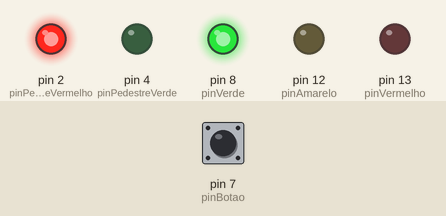
Simulated run of this sketch. Board: Arduino Uno, built with avr-gcc and run on an emulated ATmega328P. Parts: output pins drawn as LEDs (lit = HIGH). Dashed ring = blinking. The test bench sets the inputs (shaded band); at power-on: pin 7 (pinBotao) HIGH.

Above: at 1.2 s.
1.3 s: pin 7 (pinBotao) pulled LOW for 0.15 s
At 2.5 s:
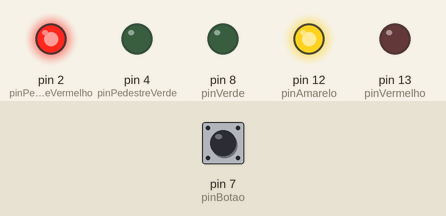
2.9 s: pin 7 (pinBotao) pulled LOW for 1 s
At 3.9 s:
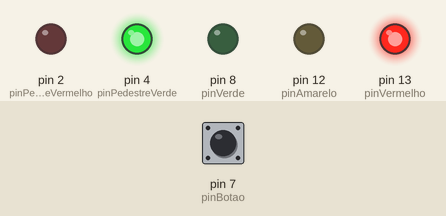
5.4 s: pin 7 (pinBotao) pulled LOW for 0.15 s
At 5.6 s:
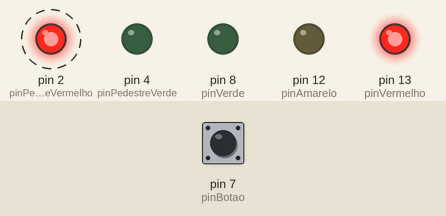
8.4 s: pin 7 (pinBotao) pulled LOW for 3.2 s
At 9.3 s:
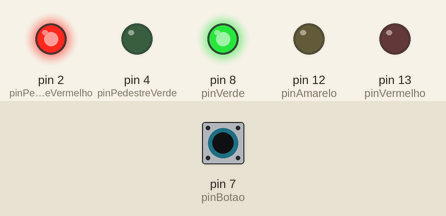
Timing chart, 0 to 11.4 s (numbered marks = the images above; inputs shaded):
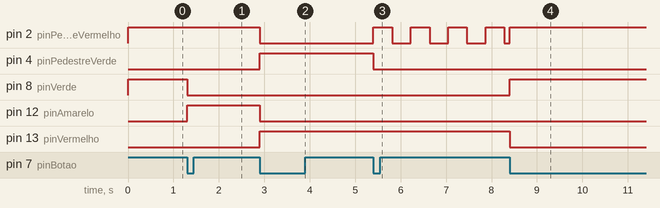

Measured:
- after the input at 1.3 s, pin 8 (pinVerde): HIGH → LOW at once; pin 12 (pinAmarelo): LOW → HIGH at once
- after the input at 2.9 s, pin 2 (pinPedestreVermelho), pin 12 (pinAmarelo): HIGH → LOW at once; pin 4 (pinPedestreVerde), pin 13 (pinVermelho): LOW → HIGH at once
- after the input at 5.4 s, pin 2 (pinPedestreVermelho): alternates HIGH for 0.41 s and LOW for 0.41 s, starting at once; pin 4 (pinPedestreVerde): HIGH → LOW at once
- after the input at 8.4 s, pin 8 (pinVerde): LOW → HIGH at once; pin 13 (pinVermelho): HIGH → LOW at once

The sketch:

N_014.ino
```cpp
  /* Projeto Nº 14
  *
  * Author: Thiago Santos Tassinari
  * Data: 28/10/2020
  * Descrição do Projeto:

  <!----------------------------Semáforo com pedestre----------------------------->

  Um circuito utilizando arduino UNO para simulação de um semáforo acionado para parar
  ao pedestre querer atravessar a rua. Apenas precisa apertar o botão para mudar a
  função dos LEDs.

<!-----------------------Componentes necessários------------------------------------->

  - Arduino Uno;
  - 1 Protoboard;
  - 5 Leds;
  - 5 Resistores de 100Ohm
  - 1 Resistor de 10KOhm
  - Jumpers

<------------------------------------------------------------------------------------->
*/

int pinVermelho = 13;         /* Variaveis dos Leds (semáforo) e seus pinos correspondentes. */
int pinAmarelo = 12;
int pinVerde = 8;
int pinBotao = 7;
int pinPedestreVerde = 4;
int pinPedestreVermelho = 2;

int faseSemaforo;   /* Varivel que saberá a sequencia na qual o botão está sendo acionado*/

int estadoBotao;   /* Variavel que lerá quando o botão for acionado*/
int estadoAnteriorBotao;

int tempoPisca;  // Tempo que o pisca do pedestre ficará piscando
int estadoPisca; // Definir se o Pisca será ligado ou desligado

void setup()
{
 pinMode(pinVerde, OUTPUT);
 pinMode(pinAmarelo, OUTPUT);
 pinMode(pinVermelho, OUTPUT);       /* Todas as variaveis dentro de Pinmode indica o que cada componente do circuito é se é entrada(INPUT) ou Saída(OUTPUT).*/
 pinMode(pinPedestreVerde, OUTPUT);
 pinMode(pinPedestreVermelho, OUTPUT);
 pinMode(pinBotao, INPUT);

 faseSemaforo = 1;  /* Mostra em qual fase começará (qual led acenderá primeiro), neste caso a fase 1 led verde).*/

 estadoAnteriorBotao = digitalRead(pinBotao);

 tempoPisca = 0;
 estadoPisca = HIGH;
}

void loop()
{
  estadoBotao = digitalRead(pinBotao);  /* Indica o que a variavel estadoBotao deve fazer, que é ler o pino digital que estiver dentro da variavel pinBotao. */

  if((estadoBotao == LOW) && (estadoAnteriorBotao == HIGH)) {     /* Se o pino digital que esta na variavel estadoBotao for igual a ligado... */

    if(faseSemaforo < 4){       /* E se a fase do semáforo for não for a fase 3... */
     faseSemaforo = faseSemaforo + 1;  /* Então muda a fase do semaforo para a seguinte, */
   } else
     faseSemaforo = 1;          /* Mas se a fase for a 3 então muda de volta para a fase 1. */
 }
  estadoAnteriorBotao = estadoBotao;


  if(faseSemaforo == 1) {           // SEMAFORO VERDE, PEDESTRE FECHADO
    digitalWrite(pinVerde, HIGH);
    digitalWrite(pinAmarelo, LOW);
    digitalWrite(pinVermelho, LOW);

    digitalWrite(pinPedestreVerde, LOW);
    digitalWrite(pinPedestreVermelho, HIGH);
   }

  if(faseSemaforo == 2){             // SEMAFORO AMARELO, PEDESTRE FECHADO
    digitalWrite(pinVerde, LOW);
    digitalWrite(pinAmarelo, HIGH);
    digitalWrite(pinVermelho, LOW);

    digitalWrite(pinPedestreVerde, LOW);
    digitalWrite(pinPedestreVermelho, HIGH);
   }
  if(faseSemaforo == 3){            // SEMAFORO VERMELHO, PEDESTRE ABERTO
    digitalWrite(pinVerde, LOW);
    digitalWrite(pinAmarelo, LOW);
    digitalWrite(pinVermelho, HIGH);

    digitalWrite(pinPedestreVerde, HIGH);
    digitalWrite(pinPedestreVermelho, LOW);
   }

   if(faseSemaforo == 4){            // PEDESTRE PISCANDO
    digitalWrite(pinVerde, LOW);
    digitalWrite(pinAmarelo, LOW);
    digitalWrite(pinVermelho, HIGH);

    tempoPisca = tempoPisca + 1;
     if(tempoPisca == 400) {
       estadoPisca = !estadoPisca;
       tempoPisca = 0;
     }
    digitalWrite(pinPedestreVerde, LOW);
    digitalWrite(pinPedestreVermelho, estadoPisca);
   }
  delay(1);
}                
```
